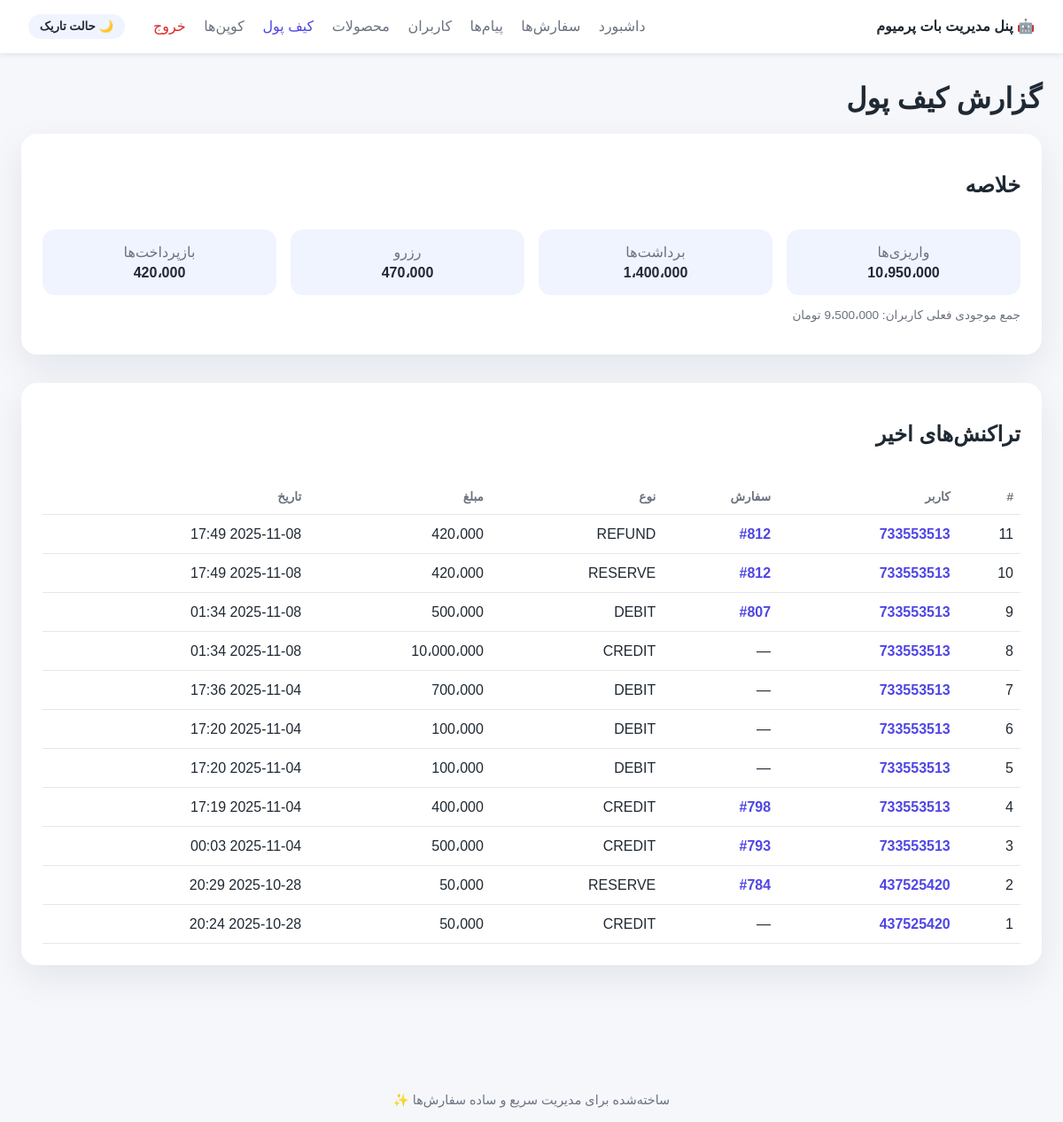
The app's page /wallet (signed in) with its own data.
### tables this page shows
CREATE TABLE wallet_tx(
            id INTEGER PRIMARY KEY AUTOINCREMENT,
            user_id INTEGER NOT NULL,
            order_id INTEGER,
            amount INTEGER NOT NULL,
            type TEXT NOT NULL, -- CREDIT/DEBIT/RESERVE/REFUND
            note TEXT,
            created_at TEXT
        );

### app/webadmin/server.py (the view)
    @app.get("/wallet")
    async def wallet_page(request: Request, user: str = Depends(_login_required)):
        summary = get_wallet_summary()
        recent = list_recent_wallet_tx(limit=50)
        return _render(
            request,
            "wallet.html",
            {
                "title": "گزارش کیف پول",
                "summary": summary,
                "transactions": recent,
                "format_amount": _format_amount,
                "format_datetime": _format_datetime,
                "nav": "wallet",
            },
        )

### app/webadmin/templates/wallet.html
{% extends 'base.html' %}
{% block content %}
<h1>گزارش کیف پول</h1>
<section class="panel">
    <header><h2>خلاصه</h2></header>
    <div class="stats four">
        <div><span>واریزی‌ها</span><strong>{{ format_amount(summary.by_type.get('CREDIT', 0)) }}</strong></div>
        <div><span>برداشت‌ها</span><strong>{{ format_amount(summary.by_type.get('DEBIT', 0)) }}</strong></div>
        <div><span>رزرو</span><strong>{{ format_amount(summary.by_type.get('RESERVE', 0)) }}</strong></div>
        <div><span>بازپرداخت‌ها</span><strong>{{ format_amount(summary.by_type.get('REFUND', 0)) }}</strong></div>
    </div>
    <p class="hint">جمع موجودی فعلی کاربران: {{ format_amount(summary.user_balances) }} تومان</p>
</section>
<section class="panel">
    <header><h2>تراکنش‌های اخیر</h2></header>
    <table>
        <thead>
            <tr>
                <th>#</th>
                <th>کاربر</th>
                <th>سفارش</th>
                <th>نوع</th>
                <th>مبلغ</th>
                <th>تاریخ</th>
            </tr>
        </thead>
        <tbody>
            {% for tx in transactions %}
            <tr>
                <td>{{ tx.id }}</td>
                <td><a class="link" href="{{ url_for('user_detail', user_id=tx.user_id) }}">{{ tx.user_id }}</a></td>
                <td>{% if tx.order_id %}<a class="link" href="{{ url_for('order_detail', order_id=tx.order_id) }}">#{{ tx.order_id }}</a>{% else %}—{% endif %}</td>
                <td>{{ tx.type }}</td>
                <td>{{ format_amount(tx.amount) }}</td>
                <td>{{ format_datetime(tx.created_at) }}</td>
            </tr>
            {% else %}
            <tr><td colspan="6" class="empty">تراکنشی ثبت نشده است.</td></tr>
            {% endfor %}
        </tbody>
    </table>
</section>
{% endblock %}

### app/webadmin/static/styles.css (style rules this page uses)
:root { color-scheme: light dark; --bg: #f5f7fb; --surface: #ffffff; --surface-alt: #f0f4ff; --text: #1f2933; --muted: #6b7280; --accent: #4f46e5; --success: #16a34a; --warning: #f59e0b; --danger: #dc2626; font-family: "Vazirmatn", "IRANSans", "Tahoma", sans-serif; }
body { margin: 0; background: var(--bg); color: var(--text); }
.panel { background: var(--surface); border-radius: 18px; box-shadow: 0 15px 40px rgba(15, 23, 42, 0.08); padding: 1.5rem; margin-bottom: 2rem; }
.panel header { display: flex; align-items: center; justify-content: space-between; margin-bottom: 1rem; }
.table, table { width: 100%; border-collapse: collapse; }
table th, table td { padding: 0.75rem 0.5rem; border-bottom: 1px solid #e5e7eb; text-align: right; }
table th { color: var(--muted); font-size: 0.85rem; font-weight: 600; }
table td a.link { color: var(--accent); text-decoration: none; font-weight: 600; }
.stats { display: grid; grid-template-columns: repeat(auto-fit, minmax(160px, 1fr)); gap: 1rem; }
.stats div { background: var(--surface-alt); border-radius: 14px; padding: 1rem; text-align: center; }
.stats span { display: block; color: var(--muted); margin-bottom: 0.25rem; }
.stats.four { grid-template-columns: repeat(auto-fit, minmax(140px, 1fr)); }
.hint { color: var(--muted); font-size: 0.85rem; }

### records on screen
wallet_tx: id "11", user_id "733553513", order_id "812", type "REFUND", amount "420،000", created_at "2025-11-08 17:49"
wallet_tx: id "10", user_id "733553513", order_id "812", type "RESERVE", amount "420،000", created_at "2025-11-08 17:49"
wallet_tx: id "9", user_id "733553513", order_id "807", type "DEBIT", amount "500،000", created_at "2025-11-08 01:34"
wallet_tx: id "8", user_id "733553513", type "CREDIT", amount "10،000،000", created_at "2025-11-08 01:34"
wallet_tx: id "7", user_id "733553513", type "DEBIT", amount "700،000", created_at "2025-11-04 17:36"
wallet_tx: id "6", user_id "733553513", type "DEBIT", amount "100،000", created_at "2025-11-04 17:20"
wallet_tx: id "5", user_id "733553513", type "DEBIT", amount "100،000", created_at "2025-11-04 17:20"
wallet_tx: id "4", user_id "733553513", order_id "798", type "CREDIT", amount "400،000", created_at "2025-11-04 17:19"
wallet_tx: id "3", user_id "733553513", order_id "793", type "CREDIT", amount "500،000", created_at "2025-11-04 00:03"
wallet_tx: id "2", user_id "437525420", order_id "784", type "RESERVE", amount "50،000", created_at "2025-10-28 20:29"
wallet_tx: id "1", user_id "437525420", type "CREDIT", amount "50،000", created_at "2025-10-28 20:24"

### other values on screen
{{ '☀️ حالت روشن' if theme == 'dark' else '🌙 حالت تاریک' }} "🌙 حالت تاریک"
